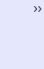
<?xml version="1.0" encoding="UTF-8"?>
<ui version="4.0">
 <class>Elpida::MainWindow</class>
 <widget class="QMainWindow" name="Elpida::MainWindow">
  <property name="geometry">
   <rect>
    <x>0</x>
    <y>0</y>
    <width>36</width>
    <height>65</height>
   </rect>
  </property>
  <property name="windowTitle">
   <string>Elpida</string>
  </property>
  <property name="windowIcon">
   <iconset resource="../../Images/Images.qrc">
    <normaloff>:/Elpida_Icon.svg</normaloff>:/Elpida_Icon.svg</iconset>
  </property>
  <property name="styleSheet">
   <string notr="true">/*============ QWidget ============*/
QTabWidget,QFrame,QLabel,QCheckBox,QGroupBox,QScrollArea{
background-color: rgba(229,232,253,0);
}

#scrollAreaWidgetContents{
background-color: rgba(229,232,253,0);
} 

QTreeWidget QWidget {
	background-color: rgba(229,232,253,255); 
}

QTableView QWidget {
	background-color: rgba(229,232,253,255); 
}

QMainWindow{
	background-color: rgba(229,232,253,255); 
	image: url(:/Elpida_Cut.svg);
	image-position: bottom right;
}

#centralWidget {
background-color: rgba(229,232,253,245);
}
#menuBar {
background-color: rgba(229,232,253,245);
}

QWidget :disabled {
	background-color: rgba(199, 202, 226,255);
}

QScrollBar {
    background-color: rgba(229,232,253,255);
}


/*==================================*/
/*============ QGroupBox ============*/
QGroupBox {
	border: 1px solid rgb(179, 179, 179);
	margin-top: 3ex;
}

QGroupBox::title {
	subcontrol-origin: margin;
	subcontrol-position: top center; 
}
/*==================================*/
/*============ QCheckBox ============*/
QCheckBox::indicator {
	border: 1px solid rgb(179, 179, 179);
}

QCheckBox::indicator:hover, QCheckBox::indicator:hover:unchecked {
	background-color: rgb(221, 219, 243);
}

QCheckBox::indicator:checked:hover  {
	background-color:rgb(110, 122, 231);
}

QCheckBox::indicator:pressed,  QCheckBox::indicator:unchecked:pressed, QPushButton:disabled {
	background-color: rgb(199, 202, 226);
} 

QCheckBox::indicator:checked:pressed {
	background-color: rgb(137, 142, 226);
}

QCheckBox::indicator:checked {
	background-color: rgb(155, 195, 255);
}

/*==================================*/
/*============ QListWidget ============*/
QListWidget::indicator {
	border: 1px solid rgb(179, 179, 179);
}

QListWidget::indicator:hover, QListWidget::indicator:hover:unchecked {
	background-color: rgb(221, 219, 243);
}

QListWidget::indicator:checked:hover  {
	background-color:rgb(110, 122, 231);
}

QListWidget::indicator:pressed,  QListWidget::indicator:unchecked:pressed {
	background-color: rgb(199, 202, 226);
} 

QListWidget::indicator:checked:pressed {
	background-color: rgb(137, 142, 226);
}

QListWidget::indicator:checked {
	background-color: rgb(155, 195, 255);
}

/*==================================*/
/*============ QPushButton ============*/
QPushButton {
	border: 1px solid rgb(158, 159, 238);
	background-color: rgba(203, 199, 247,255);
	min-width: 5em;
}

QPushButton:hover {
	background-color: rgba(221, 219, 243,255);
}

QPushButton:pressed  {
	background-color: rgba(137, 142, 226,255);
}

QPushButton:checked  {
	background-color: rgba(137, 142, 226,255);
	color: rgba(255, 255, 255,255);
}

QPushButton:flat {
	border: none; 
}

QPushButton:default {
	border-color: rgb(84, 115, 202); 
}

/*==================================*/
/*============ QLineEdit ============*/
QLineEdit {
	border: 1px solid rgb(179, 179, 179);
	background-color: rgb(244, 243, 255);
}
/*==================================*/</string>
  </property>
  <widget class="QWidget" name="centralWidget">
   <layout class="QVBoxLayout" name="verticalLayout">
    <item>
     <widget class="QWidget" name="wNavBar" native="true">
      <layout class="QHBoxLayout" name="horizontalLayout"/>
     </widget>
    </item>
    <item>
     <widget class="QStackedWidget" name="swPages"/>
    </item>
   </layout>
  </widget>
  <widget class="QMenuBar" name="menuBar">
   <property name="geometry">
    <rect>
     <x>0</x>
     <y>0</y>
     <width>36</width>
     <height>23</height>
    </rect>
   </property>
   <widget class="QMenu" name="menuElpida">
    <property name="title">
     <string>E&amp;lpida</string>
    </property>
    <addaction name="separator"/>
    <addaction name="actionExit"/>
   </widget>
   <widget class="QMenu" name="menuAbout">
    <property name="title">
     <string>Hel&amp;p</string>
    </property>
    <addaction name="actionAbout"/>
   </widget>
   <addaction name="menuElpida"/>
   <addaction name="menuAbout"/>
  </widget>
  <action name="actionExit">
   <property name="text">
    <string>&amp;Exit</string>
   </property>
  </action>
  <action name="actionAbout">
   <property name="text">
    <string>&amp;About</string>
   </property>
  </action>
 </widget>
 <layoutdefault spacing="6" margin="11"/>
 <resources>
  <include location="../../Images/Images.qrc"/>
 </resources>
 <connections/>
</ui>
